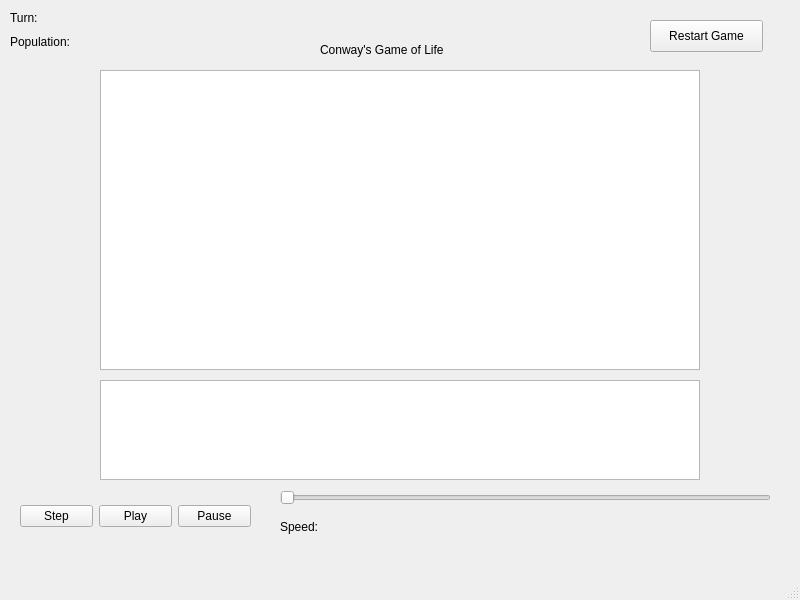
<?xml version="1.0" encoding="UTF-8"?>
<ui version="4.0">
 <class>MainWindow</class>
 <widget class="QMainWindow" name="MainWindow">
  <property name="geometry">
   <rect>
    <x>0</x>
    <y>0</y>
    <width>800</width>
    <height>600</height>
   </rect>
  </property>
  <property name="windowTitle">
   <string>MainWindow</string>
  </property>
  <widget class="QWidget" name="centralwidget">
   <widget class="QWidget" name="horizontalLayoutWidget">
    <property name="geometry">
     <rect>
      <x>20</x>
      <y>491</y>
      <width>231</width>
      <height>51</height>
     </rect>
    </property>
    <layout class="QHBoxLayout" name="horizontalLayout">
     <item>
      <widget class="QPushButton" name="stepButton">
       <property name="text">
        <string>Step</string>
       </property>
      </widget>
     </item>
     <item>
      <widget class="QPushButton" name="playButton">
       <property name="text">
        <string>Play</string>
       </property>
      </widget>
     </item>
     <item>
      <widget class="QPushButton" name="pauseButton">
       <property name="text">
        <string>Pause</string>
       </property>
      </widget>
     </item>
    </layout>
   </widget>
   <widget class="QWidget" name="verticalLayoutWidget">
    <property name="geometry">
     <rect>
      <x>280</x>
      <y>490</y>
      <width>491</width>
      <height>52</height>
     </rect>
    </property>
    <layout class="QVBoxLayout" name="verticalLayout">
     <item>
      <widget class="QSlider" name="speedSlider">
       <property name="orientation">
        <enum>Qt::Horizontal</enum>
       </property>
      </widget>
     </item>
     <item>
      <widget class="QLabel" name="speedLabel">
       <property name="text">
        <string>Speed:</string>
       </property>
      </widget>
     </item>
    </layout>
   </widget>
   <widget class="QWidget" name="verticalLayoutWidget_2">
    <property name="geometry">
     <rect>
      <x>10</x>
      <y>9</y>
      <width>181</width>
      <height>42</height>
     </rect>
    </property>
    <layout class="QVBoxLayout" name="verticalLayout_2">
     <item>
      <widget class="QLabel" name="label">
       <property name="text">
        <string>Turn:</string>
       </property>
      </widget>
     </item>
     <item>
      <widget class="QLabel" name="label_2">
       <property name="text">
        <string>Population:</string>
       </property>
      </widget>
     </item>
    </layout>
   </widget>
   <widget class="QGraphicsView" name="gameGraphicsView">
    <property name="geometry">
     <rect>
      <x>100</x>
      <y>70</y>
      <width>600</width>
      <height>300</height>
     </rect>
    </property>
   </widget>
   <widget class="QGraphicsView" name="graphGraphicsView">
    <property name="geometry">
     <rect>
      <x>100</x>
      <y>380</y>
      <width>600</width>
      <height>100</height>
     </rect>
    </property>
   </widget>
   <widget class="QPushButton" name="restartButton">
    <property name="geometry">
     <rect>
      <x>650</x>
      <y>20</y>
      <width>113</width>
      <height>32</height>
     </rect>
    </property>
    <property name="text">
     <string>Restart Game</string>
    </property>
   </widget>
   <widget class="QLabel" name="label_3">
    <property name="geometry">
     <rect>
      <x>320</x>
      <y>40</y>
      <width>151</width>
      <height>20</height>
     </rect>
    </property>
    <property name="text">
     <string>Conway's Game of Life</string>
    </property>
   </widget>
  </widget>
  <widget class="QMenuBar" name="menubar">
   <property name="geometry">
    <rect>
     <x>0</x>
     <y>0</y>
     <width>800</width>
     <height>24</height>
    </rect>
   </property>
  </widget>
  <widget class="QStatusBar" name="statusbar"/>
 </widget>
 <resources/>
 <connections/>
</ui>
